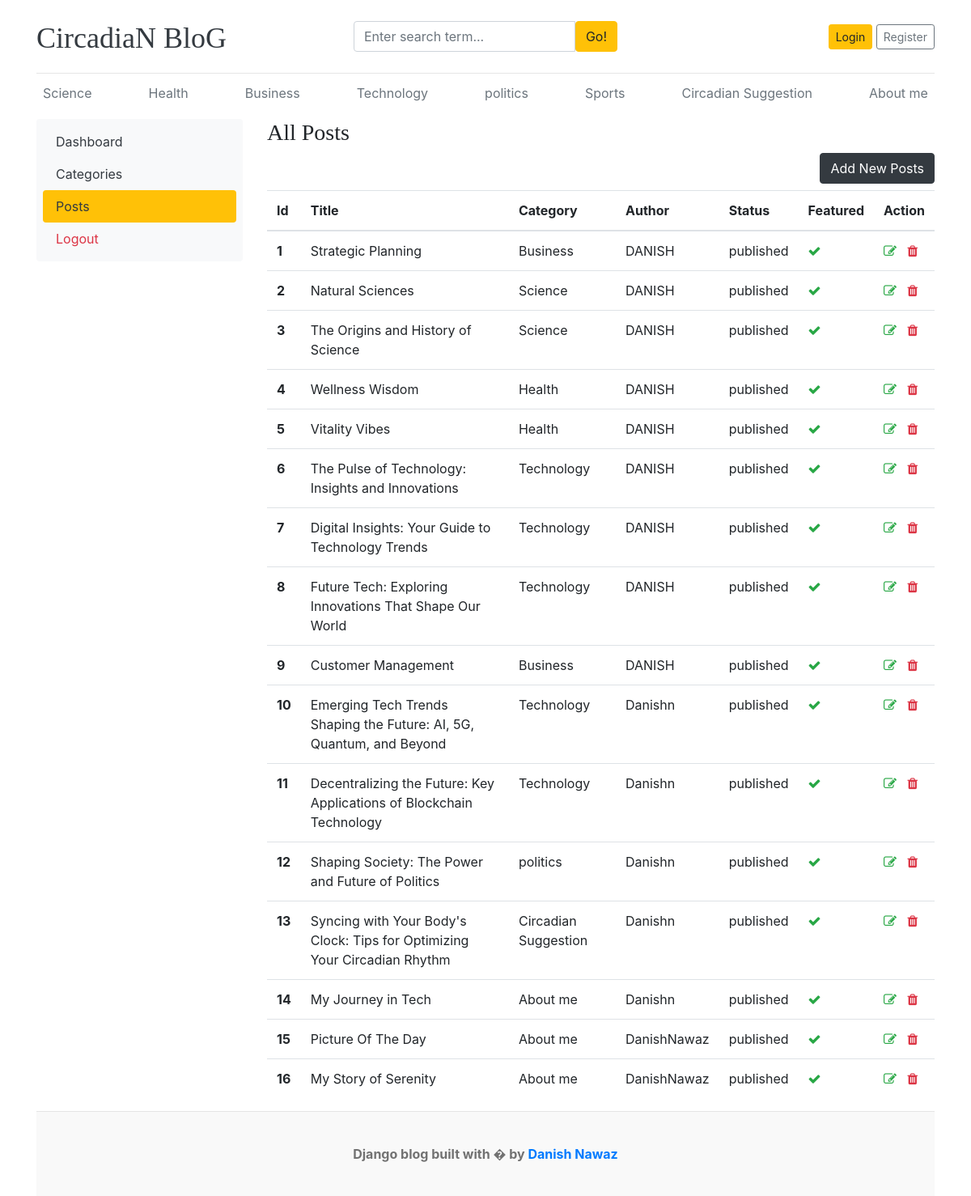
The app's page /dashboard/posts/ with its own data.
### blogs/models.py (models this page shows, shortened)
class Category(models.Model):
    category_name=models.CharField(max_length=50, unique=True)
    created_at=models.DateTimeField(auto_now=True)
    updated_at=models.DateTimeField(auto_now=True)
    tags = TaggableManager()
    class Meta:
        verbose_name_plural ='Categories'
    def __str__(self):
        return self.category_name

class Blogs(models.Model):
    title = models.CharField(max_length=100 , unique='True')
    slug = models.SlugField(unique=True , blank=True)
    Category = models.ForeignKey(Category , on_delete=models.CASCADE)
    author = models.ForeignKey(User , on_delete=models.CASCADE)
    blog_image = models.ImageField(upload_to='uploads/%y/%m/%d')
    short_description = models.TextField(max_length=1000)
    blog_body = models.TextField(max_length=3000)
    status = models.CharField(max_length=100 , choices=STATUS_CHOICE , default='draft')
    is_feacherd = models.BooleanField(default=False)
    created_at = models.DateTimeField(auto_now=True)
    updated_at = models.DateTimeField(auto_now=True)
    class Meta:
        verbose_name_plural ='blogs'

### dashboards/views.py (the view)
# urls.py: path('posts/' , views.posts , name='posts'),
def posts(request):
    posts = Blogs.objects.all()
    context ={
        'posts': posts
    }
    return render(request, 'dashboard/posts.html', context)

### blogs/context_processors.py (called while the page is built)
def get_categories(request):
    categories=Category.objects.all()
    return  dict(categories=categories)

### templates/dashboard/posts.html
{% extends "../base/base.html" %}
{% block content %}
<div class="row">
    {% include './leftsidebar.html' %}
    <div class="col-md-9">
        <h3>All Posts</h3>
        <a href="{% url 'add_posts' %}" class="btn btn-dark text-lighter float-right mb-2">Add New Posts</a>
        <table class="table table-hover">
            <thead>
              <tr>
                <th>Id</th>
                <th>Title</th>
                <th>Category</th>
                <th>Author</th>
                <th>Status</th>
                <th>Featured</th>
                <th>Action</th>
              </tr>
            </thead>
            <tbody>
            {% for post in posts %}
              <tr>
                <th>{{forloop.counter}}</th>
                <td>{{ post.title }}</td>
                <td>{{ post.Category}}</td>
                <td>{{ post.author }}</td>
                <td>{{ post.status}}</td>
                <td>{% if post.is_feacherd %} <i class="fa fa-check text-success">{% else %} <i class="fa fa-times text-danger"> {% endif %}</td>
                <td>
                    <a href="{% url 'edit_posts' post.id %}"><i class="fa fa-edit text-success"></i></a>&nbsp;&nbsp;
                    <a href="{% url 'delete_posts' post.id %}"><i class="fa fa-trash text-danger"></i></a>
                </td>
              </tr>
            {% endfor %}
            </tbody>
          </table>
    </div>
</div>
{% endblock %}

### templates/base/header.html (shortened to what this page needs)
{% load static %}
<!DOCTYPE html>
<html lang="en">
<head>
    <link href="https://getbootstrap.com/docs/4.0/dist/css/bootstrap.min.css" rel="stylesheet">
    <link href="css/blog.css" rel="stylesheet">
    <link rel="stylesheet" href="{% static 'css/blog.css'%}">
    <link rel="stylesheet" href="https://cdnjs.cloudflare.com/ajax/libs/font-awesome/4.7.0/css/font-awesome.min.css">
  </head>
<body>
    <div class="container">
      <header class="blog-header py-3">
        <div class="row flex-nowrap justify-content-between align-items-center">
          <div class="col-4 pt-1">
            <a class="blog-header-logo text-dark" href="/">CircadiaN BloG</a>
          </div>
          <div class="clo-4">
            <form action="{% url 'search' %}" method="GET">
              <div class="input-group">
                <input class="form-control" name="keyword" type="text" placeholder="Enter search term..." aria-label="Enter search term..." aria-describedby="button-search" />
                <button type="submit" class="btn btn-warning" id="button-search" type="button">Go!</button>
            </div>
            </form>
          </div>
          <div class="col-4 d-flex justify-content-end align-items-center">
            {% if not user.is_authenticated %}
            <a class="btn btn-sm btn-warning" href="{% url 'Login' %}">Login</a> &nbsp;
            <a class="btn btn-sm btn-outline-secondary" href="{% url 'register' %}">Register</a>
            {% else %}
            <span><a href="{% url 'dashboard' %}"class="btn btn-warning">Dashboard</a></span> &nbsp;
            <span><a href="{% url 'logout' %}">Logout</a></span>
            {% endif %}
          </div>
        </div>
      </header>
      <div class="nav-scroller py-1 mb-2">
        <nav class="nav d-flex justify-content-between">
          {% for cat in  categories %}
          <a class="p-2 text-muted" href="{% url 'posts_by_category' cat.id%}">{{cat.category_name}}</a>
          {% endfor %}
        </nav>
      </div>

### static/css/blog.css (style rules this page uses)
.blog-header { border-bottom: 1px solid #e5e5e5; }
.blog-header-logo { font-family: "Playfair Display", Georgia, "Times New Roman", serif; font-size: 2.25rem; }
h1, h2, h3, h4, h5, h6 { font-family: "Playfair Display", Georgia, "Times New Roman", serif; }

### records on screen
Category: category_name "Science"
Category: category_name "Health"
Category: category_name "Business"
Category: category_name "Technology"
Category: category_name "politics"
Category: category_name "Sports"
Category: category_name "Circadian Suggestion"
Category: category_name "About me"
Blogs: title "Strategic Planning", Category "Business", author "DANISH", status "published", is_feacherd True (drawn)
Blogs: title "Natural Sciences", Category "Science", author "DANISH", status "published", is_feacherd True (drawn)
Blogs: title "The Origins and History of Science", Category "Science", author "DANISH", status "published", is_feacherd True (drawn)
Blogs: title "Wellness Wisdom", Category "Health", author "DANISH", status "published", is_feacherd True (drawn)
Blogs: title "Vitality Vibes", Category "Health", author "DANISH", status "published", is_feacherd True (drawn)
Blogs: title "The Pulse of Technology: Insights and Innovations", Category "Technology", author "DANISH", status "published", is_feacherd True (drawn)
Blogs: title "Digital Insights: Your Guide to Technology Trends", Category "Technology", author "DANISH", status "published", is_feacherd True (drawn)
Blogs: title "Future Tech: Exploring Innovations That Shape Our World", Category "Technology", author "DANISH", status "published", is_feacherd True (drawn)
Blogs: title "Customer Management", Category "Business", author "DANISH", status "published", is_feacherd True (drawn)
Blogs: title "Emerging Tech Trends Shaping the Future: AI, 5G, Quantum, and Beyond", Category "Technology", author "Danishn", status "published", is_feacherd True (drawn)
Blogs: title "Decentralizing the Future: Key Applications of Blockchain Technology", Category "Technology", author "Danishn", status "published", is_feacherd True (drawn)
Blogs: title "Shaping Society: The Power and Future of Politics", Category "politics", author "Danishn", status "published", is_feacherd True (drawn)
Blogs: title "Syncing with Your Body's Clock: Tips for Optimizing Your Circadian Rhythm", Category "Circadian Suggestion", author "Danishn", status "published", is_feacherd True (drawn)
Blogs: title "My Journey in Tech", Category "About me", author "Danishn", status "published", is_feacherd True (drawn)
Blogs: title "Picture Of The Day", Category "About me", author "DanishNawaz", status "published", is_feacherd True (drawn)
Blogs: title "My Story of Serenity", Category "About me", author "DanishNawaz", status "published", is_feacherd True (drawn)
